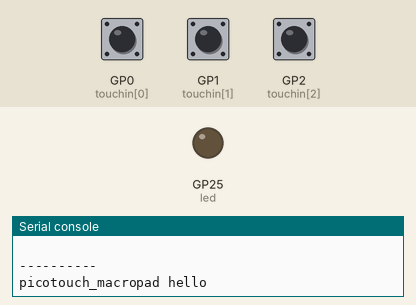
Simulated run of this program. Board: Raspberry Pi Pico running CircuitPython. Shown: output pins drawn as LEDs (lit = HIGH), the last lines printed to the serial console. The inputs (shaded band) are chosen by the test bench; at power-on: GP0 (touchin[0]) LOW, GP1 (touchin[1]) LOW, GP2 (touchin[2]) LOW. USB keyboard and mouse output is not drawn; touch pads read as touched when driven HIGH.

Above: at 1.2 s.
1.3 s: GP0 (touchin[0]) pulled HIGH for 0.15 s
At 1.38 s:
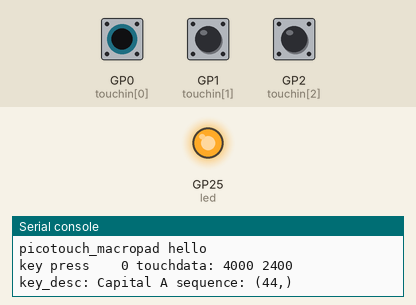
2.9 s: GP1 (touchin[1]) pulled HIGH for 0.15 s
At 4.2 s:
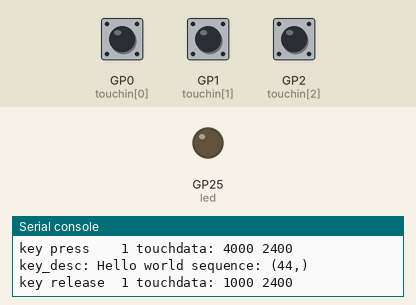
4.5 s: GP2 (touchin[2]) pulled HIGH for 0.15 s
At 4.58 s:
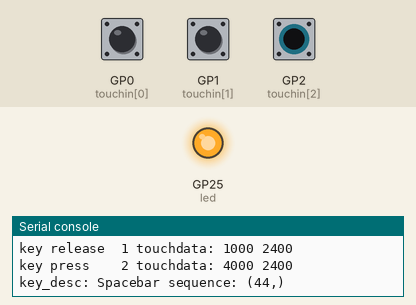
6.1 s: GP2 (touchin[2]) pulled HIGH for 3.2 s
At 9.6 s:
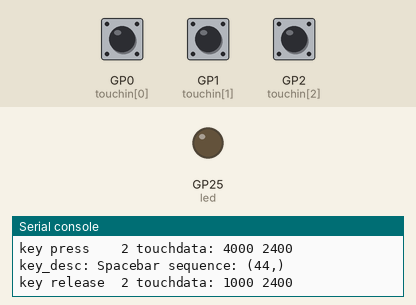
10.8 s: GP0 (touchin[0]) pulled HIGH for 3.2 s
At 12.0 s:
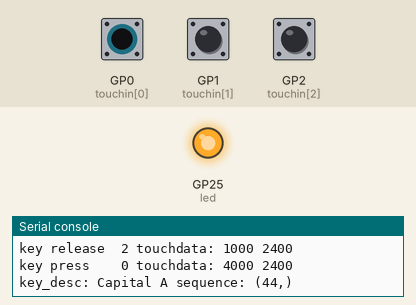
Timing chart, 0 to 15.5 s (numbered marks = the images above; inputs shaded):
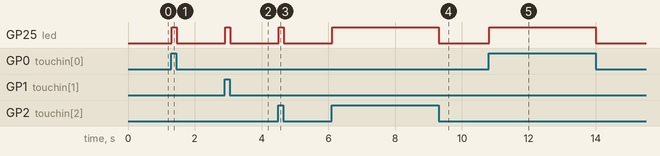

The program:

dino.py
```python
# Based on code by todbot: https://github.com/todbot/picotouch/blob/main/circuitpython/picotouch/code.py
# Modified for 3-pad "RP20FOOTIE" by @jeremyscook 4/7/2023
# Modified for dinosaur game by @jeremyscook 3/21/2024
# To use:
#
# 1. Install needed libraries, available here: https://learn.adafruit.com/welcome-to-circuitpython/circuitpython-libraries
#   adafruit_hid adafruit_debouncer adafruit_ticks
#
# 2. Copy over this file as code.py
#
# To change keys, edit 'keymap' as desired
#
# List of keycodes: https://github.com/adafruit/Adafruit_CircuitPython_HID/blob/main/adafruit_hid/keycode.py
#
# on Pico / RP2040, need 1M pull-down on each input  (picotouch board has this)
#

import time
import board
import touchio
import digitalio

from adafruit_debouncer import Debouncer, Button

import usb_hid
from adafruit_hid.keyboard import Keyboard
from adafruit_hid.keyboard_layout_us import KeyboardLayoutUS
from adafruit_hid.keycode import Keycode

debug = True

# put your keymap here
keymap = (
    # description  # list of keycodes or string to print out
    ("Capital A", (Keycode.SPACE, ) ),   # key  0
    ("Hello world", (Keycode.SPACE, ) ),  # key  1
    ("Spacebar", (Keycode.SPACE, ) )
)
touch_threshold_adjust = 1300
touch_pins = (
    board.GP0, board.GP1, board.GP2
)

kbd = Keyboard(usb_hid.devices)
keyboard_layout = KeyboardLayoutUS(kbd)

led = digitalio.DigitalInOut(board.LED) # defaults to input
led.direction = digitalio.Direction.OUTPUT

touch_ins = []  # for debug
touch_pads = []
for pin in touch_pins:
    touchin = touchio.TouchIn(pin)
    touchin.threshold += touch_threshold_adjust
    touch_pads.append( Button(touchin, value_when_pressed=True))
    touch_ins.append(touchin)  # for debug
num_touch_pads = len(touch_pads)

print("\n----------")
print("picotouch_macropad hello")

while True:
    for i in range(num_touch_pads):
        touch = touch_pads[i]
        touch.update()
        key_desc, key_sequence = keymap[i]
        if touch.rose:
            led.value = True
            if debug: print('key press   %2d' % i, "touchdata:",touch_ins[i].raw_value, touch_ins[i].threshold)
            if key_desc and key_sequence:  # only if keymap entry exists for this key
                print("key_desc:",key_desc,"sequence:",key_sequence)
                if not isinstance(key_sequence,str):
                    kbd.press(*key_sequence)
                else:
                    keyboard_layout.write(key_sequence)

        if touch.fell:
            led.value = False
            if debug: print("key release %2d" % i, "touchdata:",touch_ins[i].raw_value, touch_ins[i].threshold)
            if key_desc and key_sequence:  # only if keymap entry exists for this key
                if not isinstance(key_sequence,str):
                    kbd.release(*key_sequence)
```

Measured:
- after the input at 1.3 s, GP25 (led): LOW → HIGH at once, → LOW 0.15 s later
- after the input at 2.9 s, GP25 (led): LOW → HIGH at once, → LOW 0.15 s later
- after the input at 4.5 s, GP25 (led): LOW → HIGH at once, → LOW 0.15 s later
- after the input at 6.1 s, GP25 (led): LOW → HIGH at once, → LOW 3.2 s later
- after the input at 10.8 s, GP25 (led): LOW → HIGH at once, → LOW 3.2 s later
